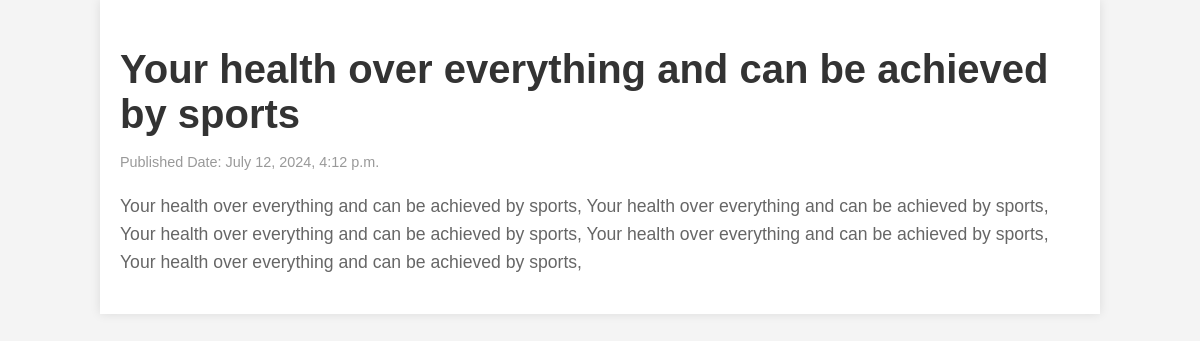
The page /news/1/ on the database its author committed.
### news_app/models.py (models this page shows, shortened)
class News(models.Model):
    class Status(models.TextChoices):
        Draft = 'DF', "Draft"
        Published = 'PB', "Published"
    title = models.CharField(max_length=250)
    slug = models.SlugField(max_length=250, unique=True)
    body = models.TextField()
    image = models.ImageField(upload_to='news/images')
    category = models.ForeignKey(Category, on_delete=models.CASCADE)
    published_time = models.DateTimeField(default=timezone.now)
    created_time = models.DateTimeField(auto_now_add=True)
    updated_time = models.DateTimeField(auto_now=True)
    status = models.CharField(max_length=2, choices=Status.choices, default=Status.Draft)
    objects = models.Manager()  # Default manager
    published = PublishedManager()  # Custom manager
    class Meta:
        ordering = ['-published_time']

### news_app/views.py (the view)
# urls.py: path('news/<int:id>/', news_detail, name='news_detail_page')
def news_detail(request, id):
    news = get_object_or_404(News, id=id, status= News.Status.Published)
    context = {
        'news': news
    }
    return render(request, 'news/news_detail.html', context)

### Templates/news/news_detail.html (shortened to what this page needs)
<!DOCTYPE html>
<html lang="en">
<head>
</head>
<body>
    <div class="container">
        <h1>{{ news.title }}</h1>
        <p class="published-date">Published Date: {{ news.published_time }}</p>
        <p>{{ news.body | linebreaks }}</p>
    </div>
</body>
</html>

### Templates/news/news_detail.html (style rules this page uses)
body { font-family: Arial, sans-serif; margin: 0; padding: 0; background-color: #f4f4f4; }
.container { width: 80%; margin: 0 auto; background-color: #fff; padding: 20px; box-shadow: 0 0 10px rgba(0, 0, 0, 0.1); }
h1 { font-size: 2.5em; margin-bottom: 10px; color: #333; }
p { font-size: 1.1em; line-height: 1.6; color: #666; }
.published-date { color: #999; font-size: 0.9em; }

### rows shown on the page
News: title "Your health over everything and can be achieved by sports", published_time "July 12, 2024, 4:12 p.m.", body "Your health over everything and can be achieved by sports, Your health over everything and can be achieved by sports, Your health over everything and can be achieved by sports, Your health over everything and can be achieved by sports, Your health over everything and can be achieved by sports,"
